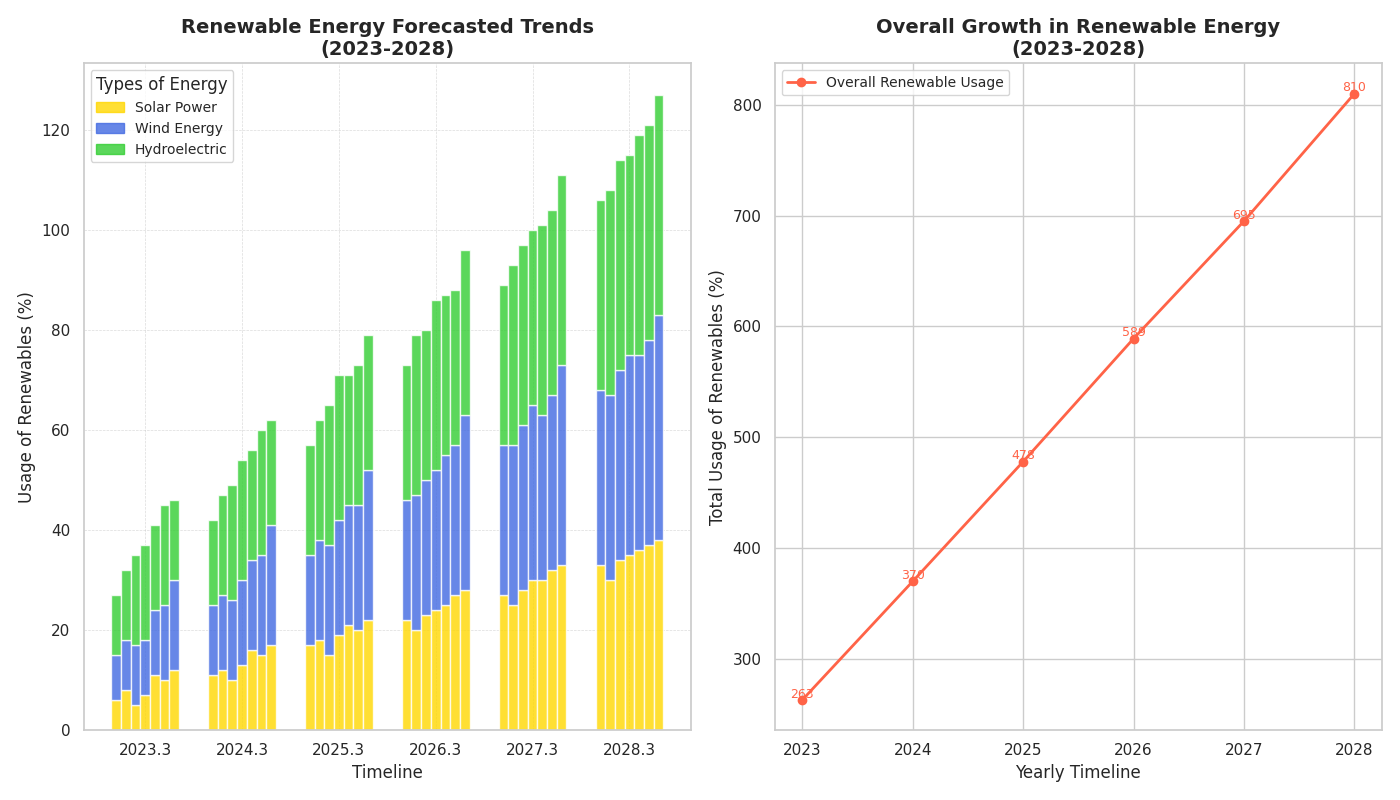

This chart was generated by the following Python code:
import matplotlib.pyplot as plt
import numpy as np

years = np.arange(2023, 2029)
countries = ['Country A', 'Country B', 'Country C', 'Country D', 'Country E', 'Country F', 'Country G']

solar = np.array([
    [10, 15, 20, 25, 30, 35],
    [5, 10, 15, 20, 25, 30],
    [8, 12, 18, 23, 28, 34],
    [12, 17, 22, 28, 33, 38],
    [7, 13, 19, 24, 30, 36],
    [11, 16, 21, 27, 32, 37],  # Country F
    [6, 11, 17, 22, 27, 33]   # Country G
])

wind = np.array([
    [15, 20, 25, 30, 35, 40],
    [12, 16, 22, 27, 32, 37],
    [10, 15, 20, 27, 33, 38],
    [18, 24, 30, 35, 40, 45],
    [11, 17, 23, 28, 33, 39],
    [13, 18, 24, 30, 35, 41],  # Country F
    [9, 14, 18, 24, 30, 35]   # Country G
])

hydro = np.array([
    [20, 25, 28, 32, 35, 40],
    [18, 23, 28, 32, 36, 41],
    [14, 20, 24, 30, 36, 42],
    [16, 21, 27, 33, 38, 44],
    [19, 24, 29, 34, 38, 44],
    [17, 22, 26, 31, 37, 43],  # Country F
    [12, 17, 22, 27, 32, 38]   # Country G
])

total_renewable = solar + wind + hydro
annual_totals = total_renewable.sum(axis=0)

fig, (ax1, ax2) = plt.subplots(1, 2, figsize=(14, 8))

bar_width = 0.1
colors = ['#FFD700', '#4169E1', '#32CD32']

for year_index, year in enumerate(years):
    year_totals = total_renewable[:, year_index]
    sorted_indices = np.argsort(year_totals)

    for i, index in enumerate(sorted_indices):
        ax1.bar(year + i * bar_width, solar[index][year_index], width=bar_width, color=colors[0], alpha=0.8)
        ax1.bar(year + i * bar_width, wind[index][year_index], width=bar_width, bottom=solar[index][year_index], color=colors[1], alpha=0.8)
        ax1.bar(year + i * bar_width, hydro[index][year_index], width=bar_width, bottom=solar[index][year_index] + wind[index][year_index], color=colors[2], alpha=0.8)

ax1.set_xlabel('Timeline', fontsize=12)
ax1.set_ylabel('Usage of Renewables (%)', fontsize=12)
ax1.set_title('Renewable Energy Forecasted Trends\n(2023-2028)', fontsize=14, fontweight='bold')
ax1.set_xticks(years + bar_width * 3)

handles = [plt.Rectangle((0,0),1,1, color=color, alpha=0.8) for color in colors]
ax1.legend(handles, ['Solar Power', 'Wind Energy', 'Hydroelectric'], loc='upper left', fontsize=10, title='Types of Energy')
ax1.grid(True, linestyle='--', linewidth=0.5, alpha=0.7)

ax2.plot(years, annual_totals, marker='o', color='#FF6347', linewidth=2, label='Overall Renewable Usage')

for (year, total) in zip(years, annual_totals):
    ax2.text(year, total + 2, f'{total}', ha='center', fontsize=9, color='#FF6347')

ax2.set_xlabel('Yearly Timeline', fontsize=12)
ax2.set_ylabel('Total Usage of Renewables (%)', fontsize=12)
ax2.set_title('Overall Growth in Renewable Energy\n(2023-2028)', fontsize=14, fontweight='bold')

ax2.set_xticks(years)
ax2.set_xticklabels(years)
ax2.legend(loc='upper left', fontsize=10)

plt.tight_layout()
plt.show()
